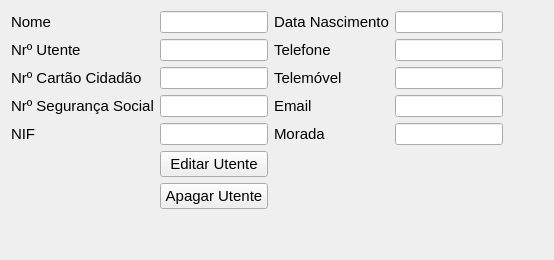
      <widget class="QWidget" name="editar_utente">
       <attribute name="title">
        <string>Editar Utente</string>
       </attribute>
       <layout class="QGridLayout" name="gridLayout_23">
        <item row="0" column="0">
         <layout class="QFormLayout" name="formLayout_15">
          <item row="0" column="0">
           <widget class="QLabel" name="label_75">
            <property name="font">
             <font>
              <family>Segoe UI</family>
              <pointsize>11</pointsize>
             </font>
            </property>
            <property name="text">
             <string>Nome</string>
            </property>
           </widget>
          </item>
          <item row="0" column="1">
           <widget class="QLineEdit" name="editPatientName"/>
          </item>
          <item row="1" column="0">
           <widget class="QLabel" name="label_76">
            <property name="font">
             <font>
              <family>Segoe UI</family>
              <pointsize>11</pointsize>
             </font>
            </property>
            <property name="text">
             <string>Nrº Utente</string>
            </property>
           </widget>
          </item>
          <item row="1" column="1">
           <widget class="QLineEdit" name="editPatientNumber"/>
          </item>
          <item row="2" column="0">
           <widget class="QLabel" name="label_77">
            <property name="font">
             <font>
              <family>Segoe UI</family>
              <pointsize>11</pointsize>
             </font>
            </property>
            <property name="text">
             <string>Nrº Cartão Cidadão</string>
            </property>
           </widget>
          </item>
          <item row="2" column="1">
           <widget class="QLineEdit" name="editPatientIDNr">
            <property name="text">
             <string/>
            </property>
           </widget>
          </item>
          <item row="3" column="0">
           <widget class="QLabel" name="label_78">
            <property name="font">
             <font>
              <family>Segoe UI</family>
              <pointsize>11</pointsize>
             </font>
            </property>
            <property name="text">
             <string>Nrº Segurança Social</string>
            </property>
           </widget>
          </item>
          <item row="3" column="1">
           <widget class="QLineEdit" name="editPatientSocialNr"/>
          </item>
          <item row="4" column="0">
           <widget class="QLabel" name="label_79">
            <property name="font">
             <font>
              <family>Segoe UI</family>
              <pointsize>11</pointsize>
             </font>
            </property>
            <property name="text">
             <string>NIF</string>
            </property>
           </widget>
          </item>
          <item row="4" column="1">
           <widget class="QLineEdit" name="editPatientNIF"/>
          </item>
          <item row="5" column="1">
           <widget class="QPushButton" name="editPatient">
            <property name="font">
             <font>
              <family>Segoe UI</family>
              <pointsize>11</pointsize>
             </font>
            </property>
            <property name="text">
             <string>Editar Utente</string>
            </property>
           </widget>
          </item>
          <item row="6" column="1">
           <widget class="QPushButton" name="deletePatient">
            <property name="font">
             <font>
              <pointsize>11</pointsize>
             </font>
            </property>
            <property name="text">
             <string>Apagar Utente</string>
            </property>
           </widget>
          </item>
         </layout>
        </item>
        <item row="1" column="0">
         <spacer name="verticalSpacer_12">
          <property name="orientation">
           <enum>Qt::Vertical</enum>
          </property>
          <property name="sizeHint" stdset="0">
           <size>
            <width>20</width>
            <height>40</height>
           </size>
          </property>
         </spacer>
        </item>
        <item row="0" column="2">
         <spacer name="horizontalSpacer_5">
          <property name="orientation">
           <enum>Qt::Horizontal</enum>
          </property>
          <property name="sizeHint" stdset="0">
           <size>
            <width>40</width>
            <height>20</height>
           </size>
          </property>
         </spacer>
        </item>
        <item row="0" column="1">
         <layout class="QFormLayout" name="formLayout_16">
          <item row="0" column="0">
           <widget class="QLabel" name="label_80">
            <property name="font">
             <font>
              <family>Segoe UI</family>
              <pointsize>11</pointsize>
             </font>
            </property>
            <property name="text">
             <string>Data Nascimento</string>
            </property>
           </widget>
          </item>
          <item row="0" column="1">
           <widget class="QLineEdit" name="editPatientDate">
            <property name="text">
             <string/>
            </property>
           </widget>
          </item>
          <item row="1" column="0">
           <widget class="QLabel" name="label_81">
            <property name="font">
             <font>
              <family>Segoe UI</family>
              <pointsize>11</pointsize>
             </font>
            </property>
            <property name="text">
             <string>Telefone</string>
            </property>
           </widget>
          </item>
          <item row="1" column="1">
           <widget class="QLineEdit" name="editPatientPhoneNr"/>
          </item>
          <item row="2" column="0">
           <widget class="QLabel" name="label_82">
            <property name="font">
             <font>
              <family>Segoe UI</family>
              <pointsize>11</pointsize>
             </font>
            </property>
            <property name="text">
             <string>Telemóvel</string>
            </property>
           </widget>
          </item>
          <item row="2" column="1">
           <widget class="QLineEdit" name="editPatientMobileNr"/>
          </item>
          <item row="3" column="0">
           <widget class="QLabel" name="label_83">
            <property name="font">
             <font>
              <family>Segoe UI</family>
              <pointsize>11</pointsize>
             </font>
            </property>
            <property name="text">
             <string>Email</string>
            </property>
           </widget>
          </item>
          <item row="3" column="1">
           <widget class="QLineEdit" name="editPatientEmail"/>
          </item>
          <item row="4" column="0">
           <widget class="QLabel" name="label_84">
            <property name="font">
             <font>
              <family>Segoe UI</family>
              <pointsize>11</pointsize>
             </font>
            </property>
            <property name="text">
             <string>Morada</string>
            </property>
           </widget>
          </item>
          <item row="4" column="1">
           <widget class="QLineEdit" name="editPatientAddress">
            <property name="minimumSize">
             <size>
              <width>0</width>
              <height>0</height>
             </size>
            </property>
            <property name="text">
             <string/>
            </property>
           </widget>
          </item>
         </layout>
        </item>
       </layout>
      </widget>
